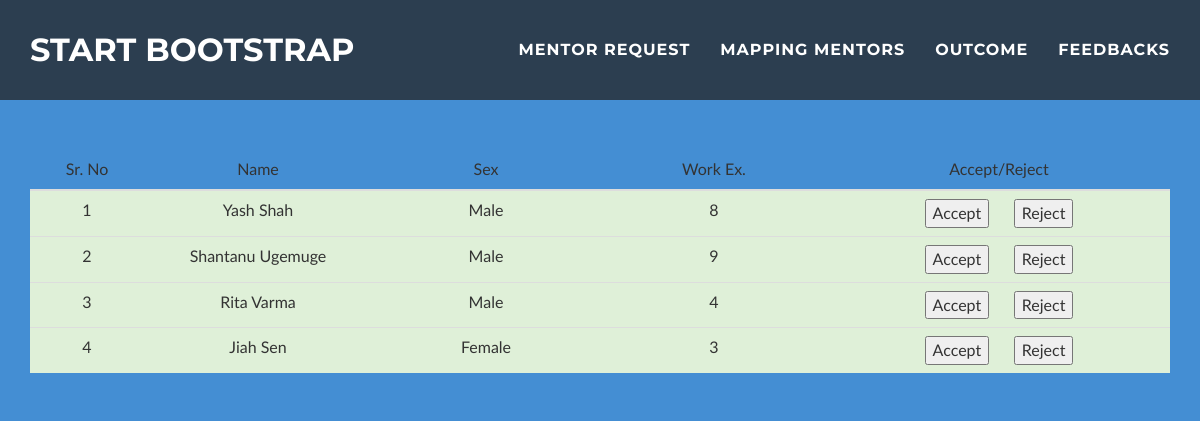
Page /mentorreq.php on the committed database.
### tables this page shows
CREATE TABLE IF NOT EXISTS `mentor_basic` (
  `mtr_id` int(11) NOT NULL,
  `mtr_email` varchar(50) NOT NULL,
  `mtr_pass` varchar(40) NOT NULL,
  `mtr_name` varchar(50) NOT NULL,
  `mtr_contact` varchar(20) NOT NULL,
  `mtr_address` varchar(120) NOT NULL,
  `mtr_sex` enum('Male','Female') NOT NULL,
  `mtr_dob` date NOT NULL,
  `mtr_resno` varchar(15) NOT NULL,
  `mtr_HighAcadQual` varchar(20) NOT NULL,
  `mtr_currentcom` varchar(40) NOT NULL,
  `mtr_workex` int(3) NOT NULL,
  `mtr_status` int(11) DEFAULT NULL
);

### mentorreq.php (the view, shortened to what this page needs)
<?php
require "databasecheck.php";
?>
<!DOCTYPE html>
<html lang="en">
<head>
    <link href="vendor/bootstrap/css/bootstrap.min.css" rel="stylesheet">
    <link href="css/freelancer.min.css" rel="stylesheet">
    <link href="vendor/font-awesome/css/font-awesome.min.css" rel="stylesheet" type="text/css">
	<link rel="stylesheet" href="css/reset.css">
    <link rel="stylesheet" href="css/style.css" media="screen" type="text/css" />
</head>
<body id="page-top" class="index">
    <nav id="mainNav" class="navbar navbar-default navbar-fixed-top navbar-custom">
        <div class="container">
            <div class="navbar-header page-scroll">
                <a class="navbar-brand" href="#page-top">Start Bootstrap</a>
            </div>
            <div class="collapse navbar-collapse" id="bs-example-navbar-collapse-1">
                <ul class="nav navbar-nav navbar-right">
                    <li class="page-scroll">
                        <a href="mentorreq.php">Mentor Request</a>
                    </li>
                    <li class="page-scroll">
                        <a href="#about">Mapping Mentors</a>
                    </li>
                    <li class="page-scroll">
                        <a href="#contact">Outcome</a>
                    </li>
					<li class="page-scroll">
                        <a href="#contact">Feedbacks</a>
                    </li>
					</ul>
            </div>
        </div>
    </nav>
	<div class="container">
  <table class="table" style="margin-top:150px;">
    <thead>
      <tr>
	  <th><center>Sr. No</center></th>
        <th><center>Name</center></th>
		<th><center>Sex</center></th>
		<th><center>Work Ex.</center></th>
        <th><center>Accept/Reject</center></th>
      </tr>
    </thead>
	<tbody>
	<?php
	$res=mysqli_query($con,"Select mtr_name, mtr_sex, mtr_workex from mentor_basic where mtr_status=0") ;
$check_user = mysqli_num_rows($res);
$i=1;
	if($check_user>0){
	while($row = mysqli_fetch_array($res)) {
	$name=$row['mtr_name'];
         echo ' <tr class="success">
		 <td style="width:10%"><center>'.$i.'</center></td>
        <td style="width:20%"><center>'.$name.'</center></td>
		<td style="width:20%"><center>'.$row['mtr_sex'].'</center></td>
		<td style="width:20%"><center>'.$row['mtr_workex'].'</center></td>
        <td style="width:30%"><center>
		<form action="updatestatus.php" method="post">
		<input type="hidden" value="'.$name.'" name="name">
		<input type="submit" name="accept" value="Accept">&nbsp;&nbsp;&nbsp;&nbsp;&nbsp;
		<form action="updatestatus.php" method="post">
		<input type="hidden" value="'.$name.'" name="name">
		<input type="submit" name="reject" value="Reject">
		</center></td>
      </tr>';
	$i++;
	}}?>
    </tbody>
  </table>
</div>

### rows in the picture
mentor_basic: mtr_name "Yash Shah", mtr_sex "Male", mtr_workex "8"
mentor_basic: mtr_name "Shantanu Ugemuge", mtr_sex "Male", mtr_workex "9"
mentor_basic: mtr_name "Rita Varma", mtr_sex "Male", mtr_workex "4"
mentor_basic: mtr_name "Jiah Sen", mtr_sex "Female", mtr_workex "3"
